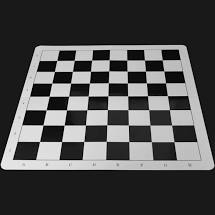
#> input picture img/1.jpeg, 215 x 215 px, given in place of alpha_data_image45.jpeg, which was not available
$ jupyter execute --allow-errors main.ipynb   (shell and % lines are left out)   (text cells are left out)
#> lines starting #> are read from the running program, lines starting #| are printed output that depends on the picture; after the words box and inside, x2 and y2 are one past the last pixel; in counts of white or black regions, pixels touching at a corner belong together; pictures that were not available may be replaced by others from this repository, and a replacement may not be noted
### src/preprocess.py
# -*- coding: utf-8 -*-
"""preprocess.ipynb

Automatically generated by Colaboratory.

Original file is located at
    https://colab.research.google.com/drive/1mSzM1YZAwq3wjiIYDqlR0lEDsFSLgHHg
"""


# Commented out IPython magic to ensure Python compatibility.
# %pip install chess

# Commented out IPython magic to ensure Python compatibility.
# %pip install svglib

from keras.models import Sequential
from keras.layers import Conv2D, MaxPooling2D
from keras.layers import Activation, Dropout, Flatten, Dense
from keras.models import Model
from keras.applications.vgg16 import VGG16
from keras.applications.imagenet_utils import decode_predictions

import cv2
import numpy as np
import scipy.spatial as spatial
import scipy.cluster as cluster
import math
from collections import defaultdict

import glob
import PIL
from PIL import Image
import chess
import chess.svg
from svglib.svglib import svg2rlg
from reportlab.graphics import renderPM
import re

# [12 lines left out: function model, not called in this run]

def group_points(intersections):
  #computer pairwise dist
  distance = spatial.distance.pdist(intersections)
  # computer single linkage which will be used in clustering
  single_lin = cluster.hierarchy.single(distance)
  # get group the points by clustering
  f_clusters = cluster.hierarchy.fcluster(single_lin, 15, 'distance')
  num_clusters = len(f_clusters)
  temp_clusters = defaultdict(list)
  for i in range(num_clusters):
    temp_clusters[f_clusters[i]].append(intersections[i])
  values = temp_clusters.values()
  values = np.array(values)
  clusters = map(lambda n: (np.mean(n[: , 0]), np.mean(n[: , 1])), values)
  # sort the clusters
  sorted_points = sorted(list(clusters), key = lambda n: [n[1], n[0]])

  return sorted_points

# attached the averaged y value for each row to get the final cooridinates of the points
# [74 lines left out: functions final_points, divide_the_board, prepare_img, not called in this run]

def atoi(text):
    return int(text) if text.isdigit() else text

def natural_keys(text):
    return [atoi(c) for c in re.split('(\d+)', text)]

# [44 lines left out: functions classification, result_to_fen, draw_board, not called in this run]

### src/main.ipynb
[cell 1]
from google.colab import drive
drive.mount('/content/drive/')

[cell 2]
import os
os.chdir('/content/drive/My Drive/cs6643final_project/')

[cell 3]
from keras.models import Model
from keras.applications.vgg16 import VGG16
import preprocess as pre

[cell 4]
import cv2
import numpy as np
from collections import defaultdict

def segment_by_angle_kmeans(lines, k=2, **kwargs):

    default_criteria_type = cv2.TERM_CRITERIA_EPS + cv2.TERM_CRITERIA_MAX_ITER
    criteria = kwargs.get('criteria', (default_criteria_type, 10, 1.0))
    flags = kwargs.get('flags', cv2.KMEANS_RANDOM_CENTERS)
    attempts = kwargs.get('attempts', 10)

    angles = np.array([line[0][1] for line in lines])
    pts = np.array([[np.cos(2*angle), np.sin(2*angle)]
                    for angle in angles], dtype=np.float32)

    labels, centers = cv2.kmeans(pts, k, None, criteria, attempts, flags)[1:]
    labels = labels.reshape(-1)

    segmented = defaultdict(list)
    for i, line in enumerate(lines):
        segmented[labels[i]].append(line)
    segmented = list(segmented.values())
    return segmented

def intersection(line1, line2):
    rho1, theta1 = line1[0]
    rho2, theta2 = line2[0]
    A = np.array([
        [np.cos(theta1), np.sin(theta1)],
        [np.cos(theta2), np.sin(theta2)]
    ])
    b = np.array([[rho1], [rho2]])
    x0, y0 = np.linalg.solve(A, b)
    x0, y0 = int(np.round(x0)), int(np.round(y0))
    return [x0, y0]

def segmented_intersections(lines):
    intersections = []
    for i, group in enumerate(lines[:-1]):
        for next_group in lines[i+1:]:
            for line1 in group:
                for line2 in next_group:
                    intersections.append(intersection(line1, line2))

    return intersections

[cell 5]
model_folder = '/content/drive/My Drive/cs6643final_project/'
model_file = "modified_vgg16.h5"
board_imgs = ["alpha_data_image45.jpeg"]
data_folder = "data/"
output_file_name = "board"
output_folder = "output/"

#> (a cell that did not finish here is left out)

[cell 7]
img = cv2.imread(data_folder + board_imgs[0])
#> img is the input picture: shape (215, 215, 3); min 0, max 254, mean 78.7

[cell 8]
gray = cv2.cvtColor(img, cv2.COLOR_BGR2GRAY)
blur = cv2.GaussianBlur(gray, (3,3), 0)
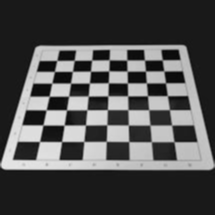
#> blur: shape (215, 215); min 4, max 231, mean 78.7
edges = cv2.Canny(blur,50,200,L2gradient=False)
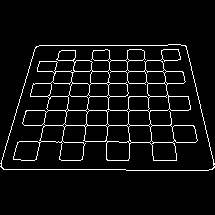
#> edges: shape (215, 215); 5.8% white in thin lines or dots, all inside (x1, y1, x2, y2) = (0, 44, 215, 171)
lines = cv2.HoughLines(edges,1,np.pi/180,60)
#> lines = 37 rows, first 8: [125, 1.57], [110, 1.57], [96, 1.57], [45, 1.57], [83, 1.57], [71, 1.57], [169, 1.57], [-171, 2.91]
for line in lines:
    for rho,theta in line:
        a = np.cos(theta)
        b = np.sin(theta)
        x0 = a*rho
        y0 = b*rho
        x1 = int(x0 + 1000*(-b))
        y1 = int(y0 + 1000*(a))
        x2 = int(x0 - 1000*(-b))
        y2 = int(y0 - 1000*(a))
        cv2.line(img,(x1,y1),(x2,y2),(0,0,255),1)
#> this loop made 37 passes
#> line on passes 1 to 12: [[125, 1.57]], [[110, 1.57]], [[96, 1.57]], [[45, 1.57]], [[83, 1.57]], [[71, 1.57]], [[169, 1.57]], [[-171, 2.91]], [[60, 1.57]], [[142, 1.57]], [[167, 1.59]], [[139, 1.59]]
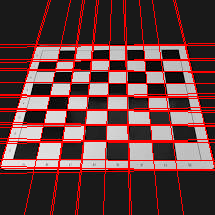
#> img: shape (215, 215, 3); 14.36% of pixels changed, all inside (x1, y1, x2, y2) = (0, 0, 215, 215)
segmented = segment_by_angle_kmeans(lines)
#> in segment_by_angle_kmeans, `default_criteria_type = cv2.TERM_CRITERIA_EPS + cv2.TERM_CRITERIA_MAX_..`: default_criteria_type = 3
#> in segment_by_angle_kmeans, `criteria = kwargs.get('criteria', (default_criteria_type, 10, 1.0))`: criteria = (3, 10, 1)
#> in segment_by_angle_kmeans, `flags = kwargs.get('flags', cv2.KMEANS_RANDOM_CENTERS)`: flags = 0
#> in segment_by_angle_kmeans, `angles = np.array([line[0][1] for line in lines])`: angles = 37 values, max 3.12 at index 17, min 0.0349 at index 16, mean 1.5
#> in segment_by_angle_kmeans, `pts = np.array([[np.cos(2*angle), np.sin(2*angle)] for angle in angles..`: pts = 37 pairs, first value -1 to 0.999, second value -0.469 to 0.559
#> in segment_by_angle_kmeans, `labels, centers = cv2.kmeans(pts, k, None, criteria, attempts, flags)[..`: labels = 37 values, max 1 at index 7, min 0 at index 0, mean 0.378; centers = [[-1, 0.00152], [0.942, 0.0764]]
#> the loop in segment_by_angle_kmeans, `for i, line in enumerate(lines):` made 37 passes
#> segmented = 2 items
intersections = segmented_intersections(segmented)
#> the loop in segmented_intersections, `for i, group in enumerate(lines[:-1]):` made 1 pass

#> (a cell that did not finish here is left out)
